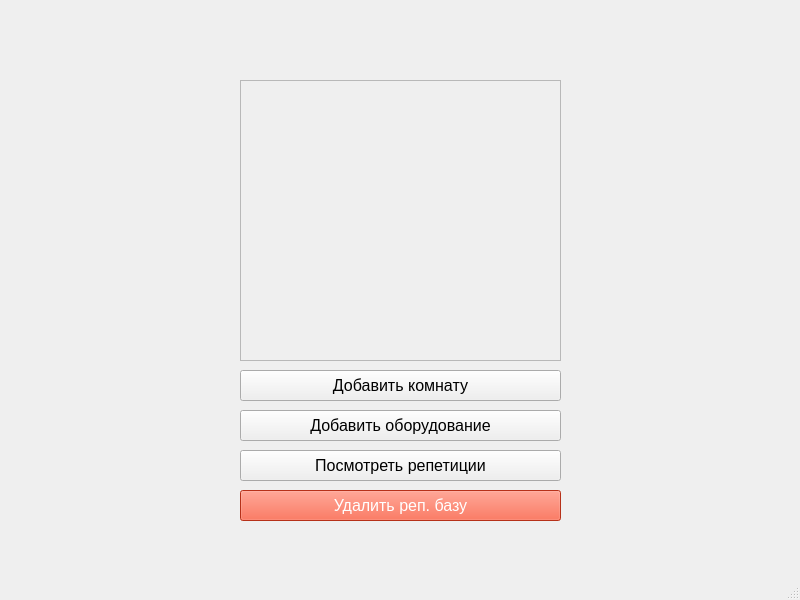
<?xml version="1.0" encoding="UTF-8"?>
<ui version="4.0">
 <class>MainWindow</class>
 <widget class="QMainWindow" name="MainWindow">
  <property name="geometry">
   <rect>
    <x>0</x>
    <y>0</y>
    <width>800</width>
    <height>600</height>
   </rect>
  </property>
  <property name="windowTitle">
   <string>MainWindow</string>
  </property>
  <widget class="QWidget" name="centralwidget">
   <widget class="QPushButton" name="show_button">
    <property name="geometry">
     <rect>
      <x>240</x>
      <y>450</y>
      <width>321</width>
      <height>31</height>
     </rect>
    </property>
    <property name="font">
     <font>
      <pointsize>12</pointsize>
     </font>
    </property>
    <property name="styleSheet">
     <string notr="true"/>
    </property>
    <property name="text">
     <string>Посмотреть репетиции</string>
    </property>
   </widget>
   <widget class="QScrollArea" name="base_scroll">
    <property name="geometry">
     <rect>
      <x>240</x>
      <y>80</y>
      <width>321</width>
      <height>281</height>
     </rect>
    </property>
    <property name="widgetResizable">
     <bool>true</bool>
    </property>
    <widget class="QWidget" name="scrollAreaWidgetContents">
     <property name="geometry">
      <rect>
       <x>0</x>
       <y>0</y>
       <width>319</width>
       <height>279</height>
      </rect>
     </property>
    </widget>
   </widget>
   <widget class="QPushButton" name="del_button">
    <property name="geometry">
     <rect>
      <x>240</x>
      <y>490</y>
      <width>321</width>
      <height>31</height>
     </rect>
    </property>
    <property name="font">
     <font>
      <pointsize>12</pointsize>
     </font>
    </property>
    <property name="styleSheet">
     <string notr="true">background-color: rgb(255, 68, 35);
color: rgb(255, 255, 255);</string>
    </property>
    <property name="text">
     <string>Удалить реп. базу</string>
    </property>
   </widget>
   <widget class="QPushButton" name="add_room_button">
    <property name="geometry">
     <rect>
      <x>240</x>
      <y>370</y>
      <width>321</width>
      <height>31</height>
     </rect>
    </property>
    <property name="font">
     <font>
      <pointsize>12</pointsize>
     </font>
    </property>
    <property name="styleSheet">
     <string notr="true"/>
    </property>
    <property name="text">
     <string>Добавить комнату</string>
    </property>
   </widget>
   <widget class="QPushButton" name="add_equip_button">
    <property name="geometry">
     <rect>
      <x>240</x>
      <y>410</y>
      <width>321</width>
      <height>31</height>
     </rect>
    </property>
    <property name="font">
     <font>
      <pointsize>12</pointsize>
     </font>
    </property>
    <property name="styleSheet">
     <string notr="true"/>
    </property>
    <property name="text">
     <string>Добавить оборудование</string>
    </property>
   </widget>
  </widget>
  <widget class="QMenuBar" name="menubar">
   <property name="geometry">
    <rect>
     <x>0</x>
     <y>0</y>
     <width>800</width>
     <height>18</height>
    </rect>
   </property>
  </widget>
  <widget class="QStatusBar" name="statusbar"/>
 </widget>
 <resources/>
 <connections/>
</ui>
